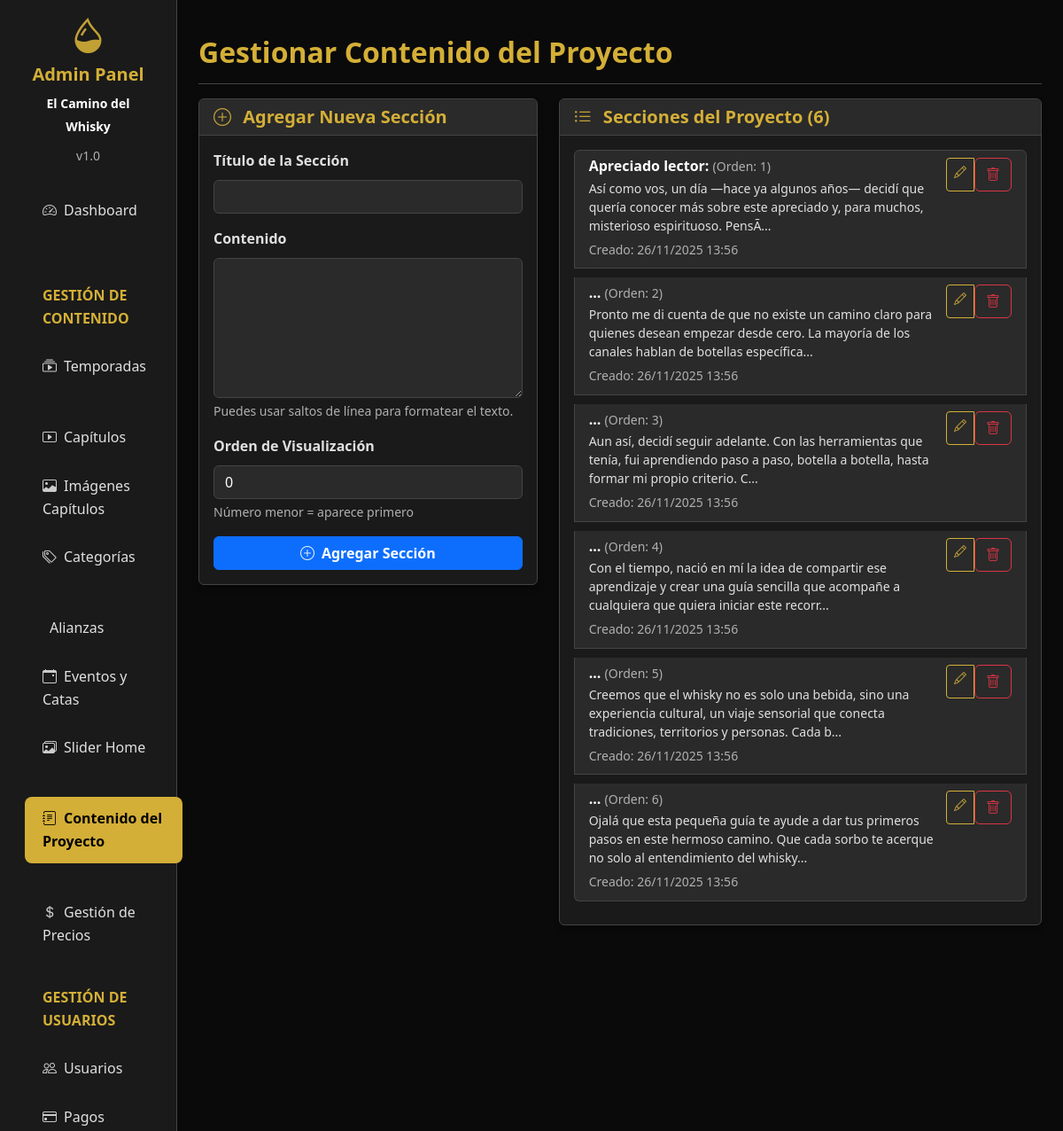
Page /backend/admin/project.php (signed in, upper part) on the earlier database version.
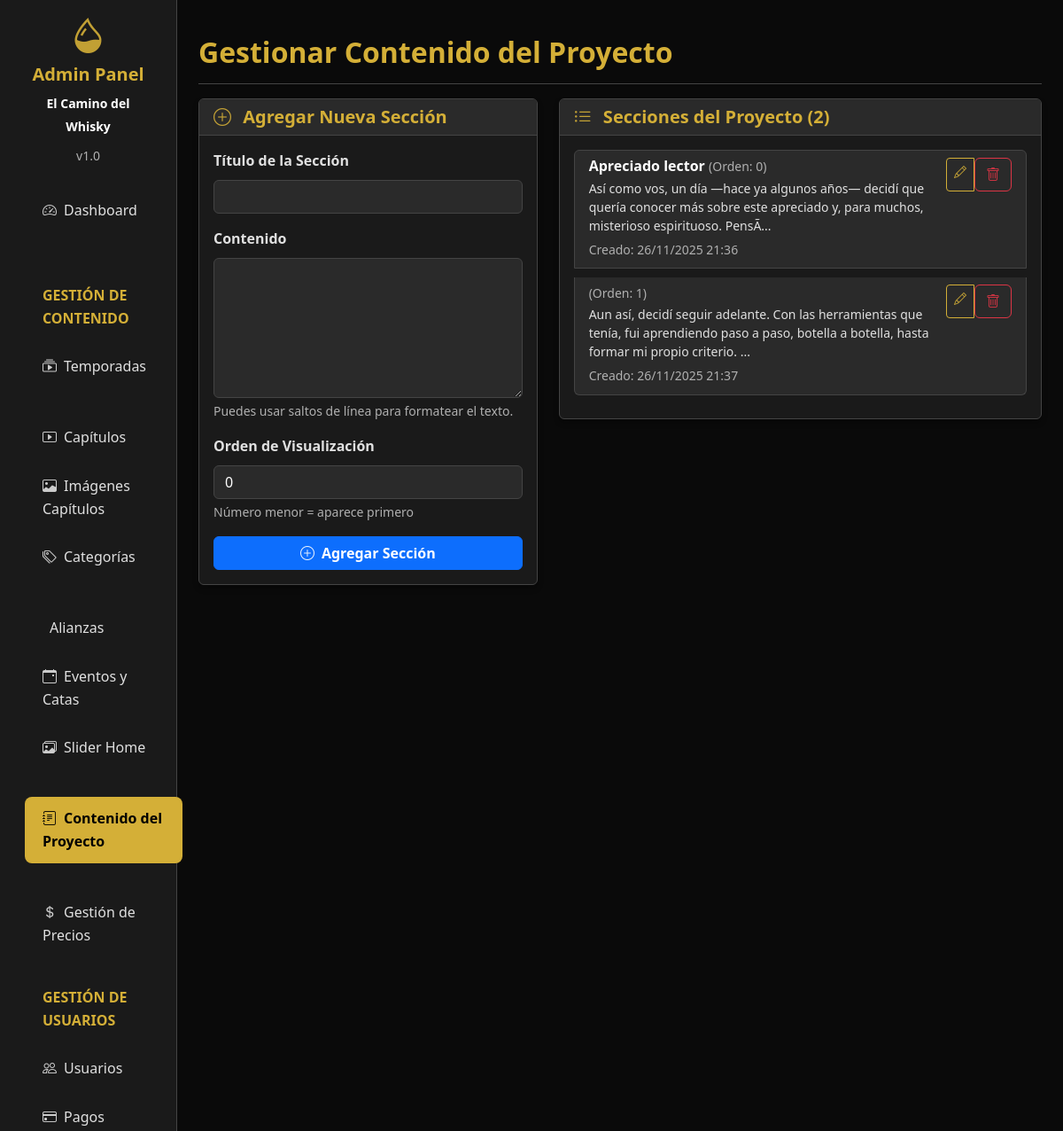
Same page on the later database version.
### tables this page shows
CREATE TABLE `project_content` (
  `id` int(11) NOT NULL,
  `section_title` varchar(255) NOT NULL,
  `section_content` text NOT NULL,
  `display_order` int(11) DEFAULT 0,
  `is_active` tinyint(1) DEFAULT 1,
  `created_at` timestamp NOT NULL DEFAULT current_timestamp(),
  `updated_at` timestamp NOT NULL DEFAULT current_timestamp() ON UPDATE current_timestamp()
);

### backend/admin/project.php (the view, shortened to what the changed rows need)
<?php
require_once '../config/database.php';
try {
    $pdo->query("SELECT 1 FROM project_content LIMIT 1");
} catch (Exception $e) {
    $createTableSQL = "
        CREATE TABLE IF NOT EXISTS `project_content` (
            `id` int(11) NOT NULL AUTO_INCREMENT,
            `section_title` varchar(255) NOT NULL,
            `section_content` text NOT NULL,
            `display_order` int(11) DEFAULT 0,
            `is_active` tinyint(1) DEFAULT 1,
            `created_at` timestamp NOT NULL DEFAULT current_timestamp(),
            `updated_at` timestamp NOT NULL DEFAULT current_timestamp() ON UPDATE current_timestamp(),
            PRIMARY KEY (`id`)
        ) ENGINE=InnoDB DEFAULT CHARSET=utf8mb4;
    ";
    $pdo->exec($createTableSQL);
    $initialData = [
        ['Apreciado lector:', 'Así como vos, un día —hace ya algunos años— decidí que quería conocer más sobre este apreciado y, para muchos, misterioso espirituoso. Pensé que el camino sería fácil: después de todo, hoy existen infinidad de canales de información y personas dispuestas a compartir su experiencia en casi cualquier tema. ¡Pero grande fue mi sorpresa cuando descubrí que no era así!', 1],
        ['El Desafío Inicial', 'Pronto me di cuenta de que no existe un camino claro para quienes desean empezar desde cero. La mayoría de los canales hablan de botellas específicas, describen notas de cata y cuentan detalles sobre las destilerías —algo valioso, sin duda—, pero nadie explica qué botellas comprar, dónde hacerlo o cómo leer una etiqueta. Y si encontrás a alguien que más o menos lo hace, suele referirse a un mercado muy distinto al nuestro.', 2],
        ['La Determinación', 'Aun así, decidí seguir adelante. Con las herramientas que tenía, fui aprendiendo paso a paso, botella a botella, hasta formar mi propio criterio. Cada sorbo era una lección, cada aroma un descubrimiento, y cada botella una nueva página en este libro sensorial que estaba escribiendo con mi paladar.', 3],
        ['El Nacimiento del Proyecto', 'Con el tiempo, nació en mí la idea de compartir ese aprendizaje y crear una guía sencilla que acompañe a cualquiera que quiera iniciar este recorrido tan apasionante. No quería que otros tuvieran que pasar por las mismas dificultades que yo enfrenté. Quería allanar el camino, hacerlo accesible y disfrutable desde el primer momento.', 4],
        ['Nuestra Filosofía', 'Creemos que el whisky no es solo una bebida, sino una experiencia cultural, un viaje sensorial que conecta tradiciones, territorios y personas. Cada botella cuenta una historia, cada destilería tiene su alma, y cada cata es una oportunidad para descubrir algo nuevo sobre nosotros mismos.', 5],
        ['El Mensaje Final', 'Ojalá que esta pequeña guía te ayude a dar tus primeros pasos en este hermoso camino. Que cada sorbo te acerque no solo al entendimiento del whisky, sino al placer de descubrir, aprender y compartir. El camino del whisky es, en definitiva, el camino del conocimiento sensorial.', 6]
    ];
    $stmt = $pdo->prepare("INSERT INTO project_content (section_title, section_content, display_order) VALUES (?, ?, ?)");
    foreach ($initialData as $data) {
        $stmt->execute($data);
    }
}
try {
    $stmt = $pdo->prepare("SELECT * FROM project_content ORDER BY display_order ASC, created_at ASC");
    $stmt->execute();
    $sections = $stmt->fetchAll();
} catch (Exception $e) {
    $sections = [];
    $message = '<div class="alert alert-danger">Error al cargar las secciones: ' . $e->getMessage() . '</div>';
}
?>
<!DOCTYPE html>
<html lang="es">
<head>
    <link href="https://cdn.jsdelivr.net/npm/bootstrap@5.3.0/dist/css/bootstrap.min.css" rel="stylesheet">
    <link rel="stylesheet" href="https://cdn.jsdelivr.net/npm/bootstrap-icons@1.10.0/font/bootstrap-icons.css">
</head>
<body>
    <div class="container-fluid">
        <div class="row">
            <main class="col-md-9 ms-sm-auto col-lg-10 px-md-4 py-4">
                <div class="d-flex justify-content-between flex-wrap flex-md-nowrap align-items-center pt-3 pb-2 mb-3 border-bottom">
                    <h1 class="h2 text-warning fw-bold">Gestionar Contenido del Proyecto</h1>
                </div>
                <div class="row">
                    <div class="col-lg-7">
                        <div class="card">
                            <div class="card-header">
                                <h5 class="card-title mb-0 text-warning fw-bold">
                                    <i class="bi bi-list-ul me-2"></i>
                                    Secciones del Proyecto (<?php echo count($sections); ?>)
                                </h5>
                            </div>
                            <div class="card-body">
                                <?php if (empty($sections)): ?>
                                    <div class="text-center py-4">
                                        <i class="bi bi-inbox display-1 text-muted"></i>
                                        <p class="mt-3 text-muted fw-medium">No hay secciones creadas aún.</p>
                                    </div>
                                <?php else: ?>
                                    <div class="list-group">
                                        <?php foreach ($sections as $section): ?>
                                            <div class="list-group-item section-card <?php echo !$section['is_active'] ? 'inactive-section' : ''; ?>">
                                                <div class="d-flex justify-content-between align-items-start">
                                                    <div class="flex-grow-1">
                                                        <h6 class="mb-1 text-light fw-bold">
                                                            <?php echo htmlspecialchars($section['section_title']); ?>
                                                            <small class="text-muted fw-medium">(Orden: <?php echo $section['display_order']; ?>)</small>
                                                        </h6>
                                                        <p class="mb-1 text-muted small fw-medium">
                                                            <?php echo strlen($section['section_content']) > 150 ?
                                                                substr($section['section_content'], 0, 150) . '...' :
                                                                $section['section_content']; ?>
                                                        </p>
                                                        <small class="text-muted fw-medium">
                                                            Creado: <?php echo date('d/m/Y H:i', strtotime($section['created_at'])); ?>
                                                        </small>
                                                    </div>
                                                    <div class="btn-group btn-group-sm">
                                                        <a href="?edit=<?php echo $section['id']; ?>" class="btn btn-outline-warning fw-medium">
                                                            <i class="bi bi-pencil"></i>
                                                        </a>
                                                        <form method="POST" class="d-inline" onsubmit="return confirm('¿Estás seguro de eliminar esta sección?');">
                                                            <button type="submit" name="delete_section" class="btn btn-outline-danger fw-medium">
                                                                <i class="bi bi-trash"></i>
                                                            </button>
                                                        </form>
                                                    </div>
                                                </div>
                                            </div>
                                        <?php endforeach; ?>
                                    </div>
                                <?php endif; ?>
                            </div>
                        </div>
                    </div>
                </div>
            </main>
        </div>
    </div>
</body>
</html>

Differences in the rows shown:
removed project_content: section_title "Apreciado lector:", display_order "1", section_content "Así como vos, un día —hace ya algunos años— decidí que quería conocer más sobre este apreciado y, para muchos, misterioso espirituoso. PensÃ", created_at "26/11/2025 13:56"
removed project_content: section_title "...", display_order "2", section_content "Pronto me di cuenta de que no existe un camino claro para quienes desean empezar desde cero. La mayoría de los canales hablan de botellas específica", created_at "26/11/2025 13:56"
removed project_content: section_title "...", display_order "3", section_content "Aun así, decidí seguir adelante. Con las herramientas que tenía, fui aprendiendo paso a paso, botella a botella, hasta formar mi propio criterio. C", created_at "26/11/2025 13:56"
removed project_content: section_title "...", display_order "4", section_content "Con el tiempo, nació en mí la idea de compartir ese aprendizaje y crear una guía sencilla que acompañe a cualquiera que quiera iniciar este recorr", created_at "26/11/2025 13:56"
removed project_content: section_title "...", display_order "5", section_content "Creemos que el whisky no es solo una bebida, sino una experiencia cultural, un viaje sensorial que conecta tradiciones, territorios y personas. Cada b", created_at "26/11/2025 13:56"
removed project_content: section_title "...", display_order "6", section_content "Ojalá que esta pequeña guía te ayude a dar tus primeros pasos en este hermoso camino. Que cada sorbo te acerque no solo al entendimiento del whisky", created_at "26/11/2025 13:56"
added project_content: section_title "Apreciado lector", display_order "0", section_content "Así como vos, un día —hace ya algunos años— decidí que quería conocer más sobre este apreciado y, para muchos, misterioso espirituoso. PensÃ", created_at "26/11/2025 21:36"
added project_content: display_order "1", section_content "Aun así, decidí seguir adelante. Con las herramientas que tenía, fui aprendiendo paso a paso, botella a botella, hasta formar mi propio criterio.", created_at "26/11/2025 21:37"
Other differences:
count($sections): "6" → "2"
